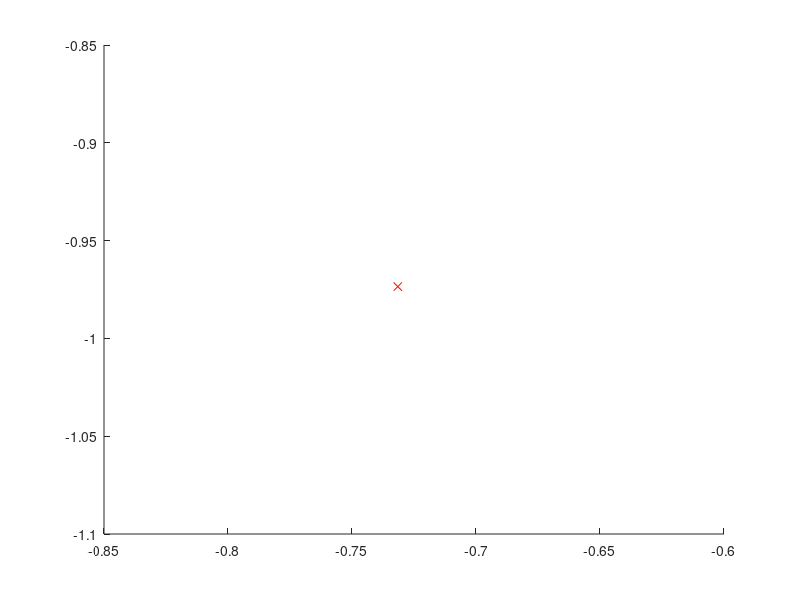

Write the MATLAB code that produced this figure. (Note: this script raises an error after producing the figure.)
%% Initialization
r = randn(3,50000); % Use a large n r = bsxfun(@rdivide,r,sqrt(sum(r.^2,1)));

x = r(1,:);
y = r(2,:);
z = r(3,:);
figure

%scatter3(x,y,z)
randomInt = randperm(length(r),1);

hold on;
randomPoint = [x(randomInt); y(randomInt); z(randomInt)];
scatter3(randomPoint(1),randomPoint(2),randomPoint(3),'r','x');
location = randomPoint; %starts at a random point on the sphere

%% Distance Calculation
boxSearchDims = 0.05;

for a = 1:length(x)
    if abs(x(a)-location(1)) < boxSearchDims || abs(y(a)-location(2)) < boxSearchDims || abs(z(a)- location(3)) < boxSearchDims
        distance(a) = ((x(a)-location(1))^2 + (y(a)-location(2))^2 + (z(a)-location(3))^2)^(1/2);
    else
        distance(a) = 5;
    end
end

closePoints = mink (distance,40);
for b = 2:length(closePoints)
    result(b) = find(distance== closePoints(b));
    %scatter3(x(result(b)),y(result(b)),z(result(b)),'b','filled');
end

%% Second Point
indexPoint = randperm(length(result),1); %selects random point from 1 to length of the result vector
secondPointElem = result(indexPoint); %returns the corresponding element index from previous line
secondPoint = [x(secondPointElem);y(secondPointElem);z(secondPointElem)]; %gives point value  indicated by element index
%scatter3(secondPoint(1),secondPoint(2),secondPoint(3),'g','filled'); %plots random next point in green

%% First Vector
firstVector = [secondPoint(1)-location(1);secondPoint(2)-location(2);secondPoint(3)-location(3)];
%quiver3(location(1),location(2),location(3),firstVector(1),firstVector(2),firstVector(3))

totalVector = [firstVector(1),firstVector(2),firstVector(3),location(1),location(2),location(3)]; %running  storage of vector and coordinates

scatter3(secondPoint(1),secondPoint(2),secondPoint(3),'g','filled');

%% Continuing Path
scatter3(x,y,z)
scatter3(randomPoint(1),randomPoint(2),randomPoint(3),'r','x');
nextPoint = secondPoint; %starts off code
previousPoint = secondPoint;
lastVector = firstVector;
%clear the plot and replot just the points and second point with first vector, research for new close points %this should eventually turn into a loop

for sim = 2:130

%previous code
%{
for a = 1:length(x)
 distance(a) = ((x(a)-nextPoint(1))^2 + (y(a)-nextPoint(2))^2 + (z(a)-nextPoint(3))^2)^(1/2); end
%}

%new proposal
for a = 1:length(x)
    if abs(x(a)-nextPoint(1)) < boxSearchDims || abs(y(a)-nextPoint(2)) < boxSearchDims || abs(z(a)- nextPoint(3)) < boxSearchDims
        distance(a) = ((x(a)-nextPoint(1))^2 + (y(a)-nextPoint(2))^2 + (z(a)-nextPoint(3))^2)^(1/2);
    else
        distance(a) = 5;
    end
end

closePoints = mink (distance,65);

for b = 1:length(closePoints)
    secondResult(b) = find(distance== closePoints(b));
    %scatter3(x(secondResult(b)),y(secondResult(b)),z(secondResult(b)),'b','filled');
end

for c = 1:length(closePoints)
    point(c,:) = [x(secondResult(c)),y(secondResult(c)),z(secondResult(c))];
    vectors(c,:) = [point(c,1)-nextPoint(1),point(c,2)-nextPoint(2),point(c,3)-nextPoint(3)];
    vectorRadian(c,:) = atan2(norm(cross(vectors(c,:),lastVector)), dot(vectors(c,:),lastVector));
    vectorAngles(c,1) = rad2deg(vectorRadian(c,1));

    if vectorAngles(c,1) < 30
        %invalidates all vectors that deviate by more than 30 degrees
        validPoints(c,:) = point(c,:);
        scatter3(point(c,1),point(c,2),point(c,3),'b')
        if validPoints(c,1) == previousPoint(1) || validPoints(c,2) == previousPoint(2) || validPoints(c,3) ==  previousPoint(3)
            validPoints(c,:) = 0;
        end
    else
        %failingPoints(c,:) = point(c,:);
        validPoints(c,:) = 0;
    end

 %validIndexes(c,1) = vectorAngles(c,1) < 30;
 %scatter3(x(secondResult(b)),y(secondResult(b)),z(secondResult(b)),'b','filled');
end

cleanValidPoints = validPoints(any(validPoints,2),:); %this is where I would implement the weighting  average

%usedVector = (nextPoint(1),nextPoint(2),nextPoint(3)

totalVector(sim,4:6) = [previousPoint(1),previousPoint(2),previousPoint(3)];

indexPoint2 = randperm(size(cleanValidPoints,1),1);
nextPoint(:) = cleanValidPoints(indexPoint2,:);
scatter3(nextPoint(1),nextPoint(2),nextPoint(3),'g','filled');
totalVector(sim,1:3)= [nextPoint(1)-previousPoint(1),nextPoint(2)-previousPoint(2),nextPoint(3)- previousPoint(3)]; %updates the total vector
lastVector = [nextPoint(1)-previousPoint(1),nextPoint(2)-previousPoint(2),nextPoint(3)- previousPoint(3)];
quiver3(previousPoint(1),previousPoint(2),previousPoint(3),totalVector(sim,1),totalVector(sim,2),totalVector(sim,3))

previousPoint = nextPoint;

F = getframe;
end

aimshow(F.cdata)

%p0 = [1 2 3];
%p1 = [4 5 6];
%vectarrow(p0,p1)

%find vectors between the new point and surrounding points, select a point based on what has < a certain  angle difference between the vectors
%% To do
%see if we can search by an area rather than calculating distance to
%points-- do a comparison of point distances first, i.e. check to see if x
%is within a certain distance
%this will allow us to increase the point density without exponentially
%increasing compute time
%should we order the points on the sphere first?

